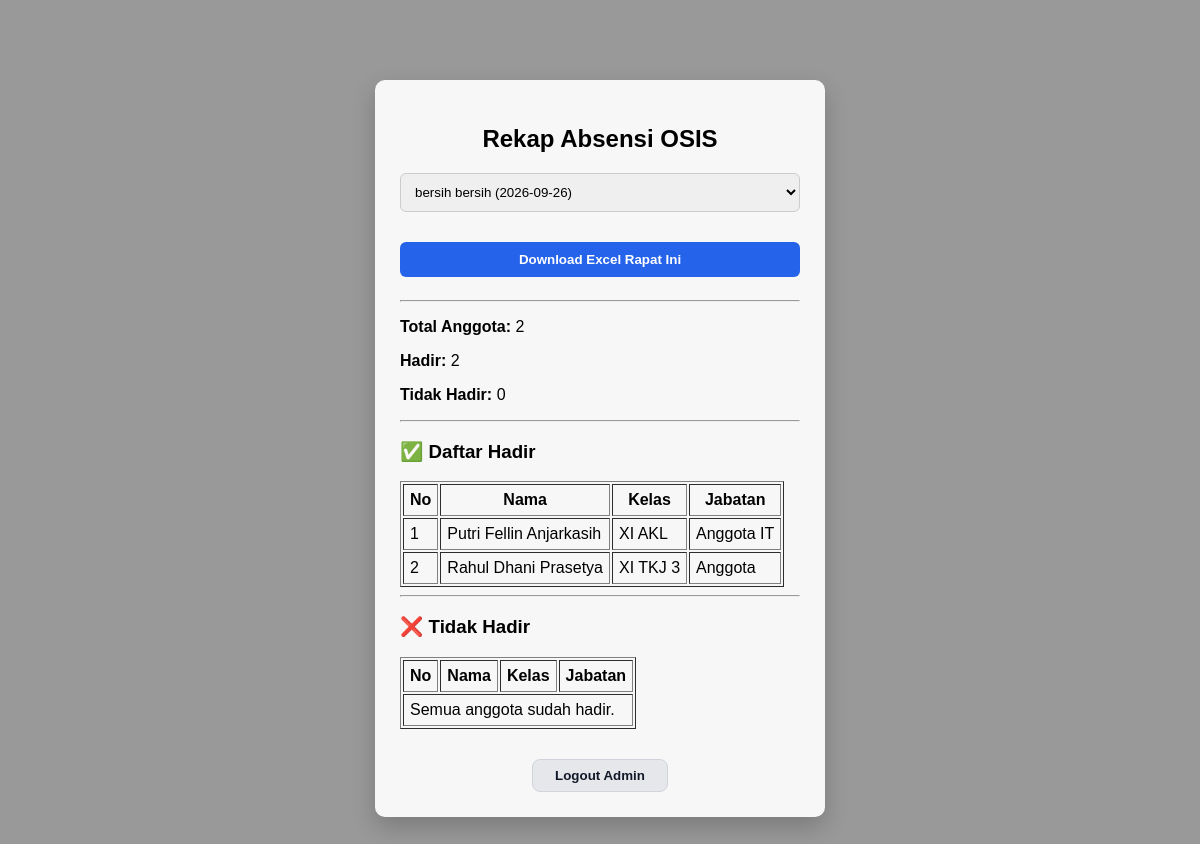
The app's page /rekap.php?rapat_id=1 (signed in) with its own data.
### tables this page shows
CREATE TABLE `anggota_osis` (
  `id` int(11) NOT NULL,
  `nama` varchar(100) NOT NULL,
  `kelas` varchar(50) NOT NULL,
  `jabatan` varchar(100) NOT NULL
);

### rekap.php (the view, shortened to what this page needs)
<?php
require_once "koneksi.php";
$rapat_id = null;
if (isset($_GET['rapat_id']) && is_numeric($_GET['rapat_id'])) {
    $rapat_id = (int) $_GET['rapat_id'];
}
?>
<!DOCTYPE html>
<html>
<head>
    <link rel="stylesheet" href="rekap.css">
</head>
<body>
<div class="container">
    <h2>Rekap Absensi OSIS</h2>
    <form method="get">
        <select name="rapat_id" required onchange="this.form.submit()">
            <?php
            $rapat = mysqli_query(
                $koneksi,
                "SELECT * FROM rapat ORDER BY tanggal DESC"
            );
            while ($r = mysqli_fetch_assoc($rapat)) {
                $selected = ($rapat_id == $r['id']) ? 'selected' : '';
                echo "
                    <option value='{$r['id']}' $selected>
                        " . htmlspecialchars($r['judul']) . "
                        (" . htmlspecialchars($r['tanggal']) . ")
                    </option>
                ";
            }
            ?>
        </select>
    </form>
<?php if ($rapat_id) { ?>
    <br>
    <a href="export_rapat.php?rapat_id=<?= $rapat_id ?>">
        <button type="button" style="margin-bottom:15px;">
            Download Excel Rapat Ini
        </button>
    </a>
    <hr>
<?php
$total_anggota = mysqli_num_rows(
    mysqli_query(
        $koneksi,
        "SELECT id FROM anggota_osis"
    )
);
$total_hadir = mysqli_num_rows(
    mysqli_query(
        $koneksi,
        "SELECT id FROM absensi WHERE rapat_id = '$rapat_id'"
    )
);
$total_tidak_hadir = $total_anggota - $total_hadir;
?>
    <p>
        <b>Total Anggota:</b>
        <?= $total_anggota ?>
    </p>
    <p>
        <b>Hadir:</b>
        <?= $total_hadir ?>
    </p>
    <p>
        <b>Tidak Hadir:</b>
        <?= $total_tidak_hadir ?>
    </p>
    <hr>
    <h3>✅ Daftar Hadir</h3>
    <table border="1" cellpadding="6">
        <tr>
            <th>No</th>
            <th>Nama</th>
            <th>Kelas</th>
            <th>Jabatan</th>
        </tr>
        <?php
        $no = 1;
        $hadir = mysqli_query(
            $koneksi,
            "SELECT anggota_osis.*
             FROM absensi
             JOIN anggota_osis
             ON absensi.anggota_id = anggota_osis.id
             WHERE absensi.rapat_id = '$rapat_id'
             ORDER BY anggota_osis.nama ASC"
        );
        if (mysqli_num_rows($hadir) > 0) {
            while ($h = mysqli_fetch_assoc($hadir)) {
                echo "
                    <tr>
                        <td>$no</td>
                        <td>" . htmlspecialchars($h['nama']) . "</td>
                        <td>" . htmlspecialchars($h['kelas']) . "</td>
                        <td>" . htmlspecialchars($h['jabatan']) . "</td>
                    </tr>
                ";
                $no++;
            }
        }
        ?>
    </table>
    <hr>
    <h3>❌ Tidak Hadir</h3>
    <table border="1" cellpadding="6">
        <tr>
            <th>No</th>
            <th>Nama</th>
            <th>Kelas</th>
            <th>Jabatan</th>
        </tr>
        <?php
        $no = 1;
        $tidak_hadir = mysqli_query(
            $koneksi,
            "SELECT *
             FROM anggota_osis
             WHERE id NOT IN (
                 SELECT anggota_id
                 FROM absensi
                 WHERE rapat_id = '$rapat_id'
             )
             ORDER BY nama ASC"
        );
        if (mysqli_num_rows($tidak_hadir) > 0) {
            while ($t = mysqli_fetch_assoc($tidak_hadir)) {
                echo "
                    <tr>
                        <td>$no</td>
                        <td>" . htmlspecialchars($t['nama']) . "</td>
                        <td>" . htmlspecialchars($t['kelas']) . "</td>
                        <td>" . htmlspecialchars($t['jabatan']) . "</td>
                    </tr>
                ";
                $no++;
            }
        } else {
            echo "
                <tr>
                    <td colspan='4'>
                        Semua anggota sudah hadir.
                    </td>
                </tr>
            ";
        }
        ?>
    </table>
<?php } ?>
    <form
        action="logout_rekap.php"
        method="post"
        style="text-align:center;"
    >
        <button class="logout-btn">
            Logout Admin
        </button>
    </form>
</div>
</body>
</html>

### rekap.css (style rules this page uses)
body { font-family: Arial, sans-serif; background: linear-gradient( rgba(0,0,0,0.4), rgba(0,0,0,0.4) ), url("image/background.jpeg"); background-size: cover; background-position: center; background-repeat: no-repeat; min-height: 100vh; }
.container { width: 400px; margin: 80px auto; background: rgba(255, 255, 255, 0.92); padding: 25px; border-radius: 10px; box-shadow: 0 10px 25px rgba(0,0,0,.2); backdrop-filter: blur(3px); }
h2 { text-align: center; margin-bottom: 20px; }
input, select { width: 100%; padding: 10px; margin-bottom: 12px; border-radius: 6px; border: 1px solid #ccc; }
button { width: 100%; padding: 10px; background: #2563eb; color: white; border: none; border-radius: 6px; font-weight: bold; cursor: pointer; }
.logout-btn { width: auto; display: block; margin: 30px auto 0; background: #e5e7eb; color: #111827; padding: 8px 22px; border: 1px solid #d1d5db; border-radius: 8px; font-weight: 600; cursor: pointer; }

### records on screen
anggota_osis: nama "Putri Fellin Anjarkasih", kelas "XI AKL", jabatan "Anggota IT"
anggota_osis: nama "Rahul Dhani Prasetya", kelas "XI TKJ 3", jabatan "Anggota"

### other values on screen
$total_anggota "2"
$total_hadir "2"
$total_tidak_hadir "0"
form field rapat_id "bersih bersih (2026-09-26)"
